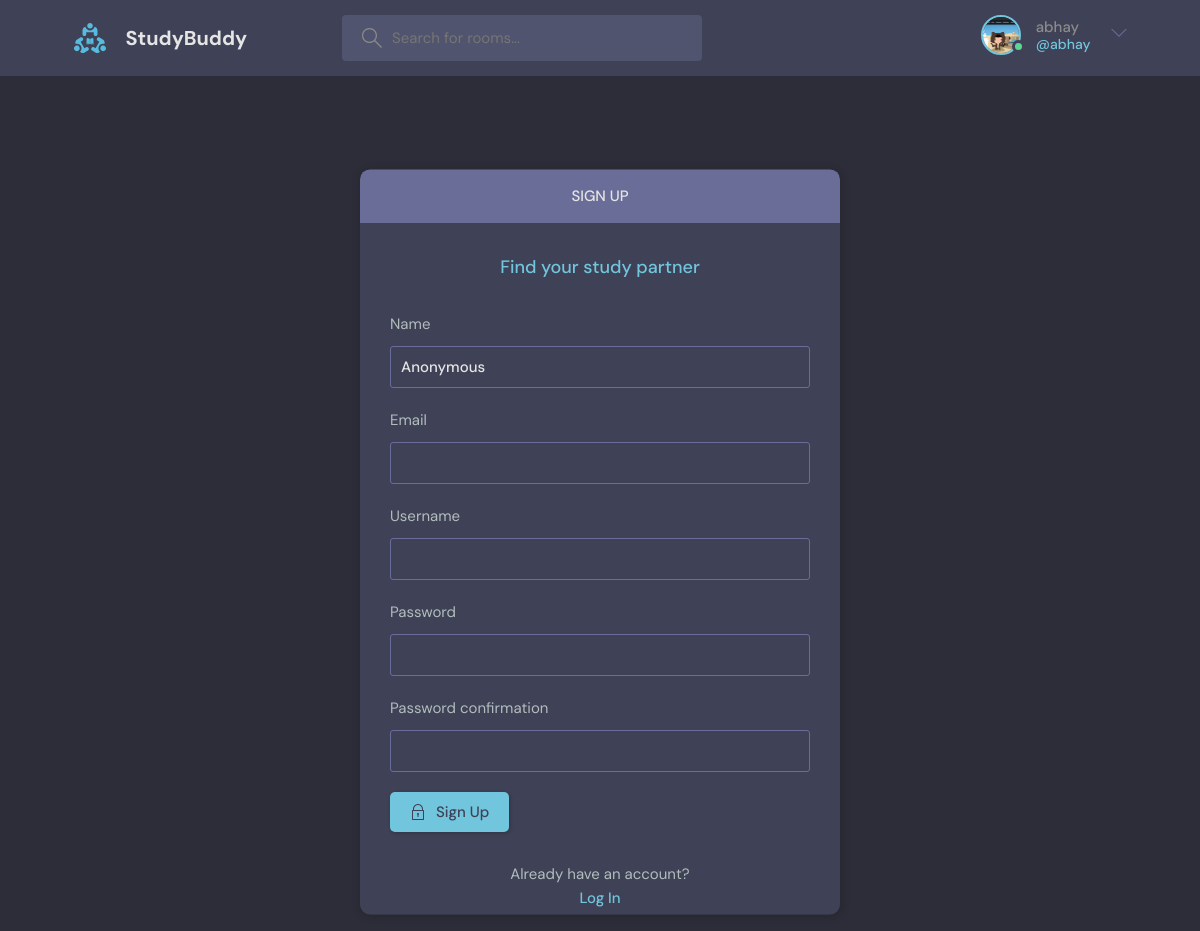
Page /register/ (signed in) on the committed database.
### base/models.py (models this page shows)
class User(AbstractUser):
    name = models.CharField(
        max_length=200, default='Anonymous', null=True, blank=True)
    email = models.EmailField(max_length=200, unique=True, null=True)
    bio = models.TextField(default='No bio...', max_length=300, null=True)
    avatar = models.ImageField(null=True, default="avatar.svg")
    USERNAME_FIELD = 'email'
    REQUIRED_FIELDS = []
    pass

### base/views.py (the view, shortened to what this page needs)
# urls.py: path('register/', views.registerPage, name='register'),
def registerPage(request):
    form = MyUserCreationForm()
    return render(request, 'base/login_register.html', {'form': form, 'page': 'register'})

### base/forms.py
class MyUserCreationForm(UserCreationForm):
    class Meta:
        model = User
        fields = ['name', 'email', 'username',
                  'password1', 'password2']

### base/templates/base/login_register.html (shortened to what this page needs)
{%extends 'main.html'%} {%block content%} {%if page == 'login'%}
<main class="auth layout">
  <div class="container">
    <div class="layout__box">
      <div class="layout__boxHeader">
        <div class="layout__boxTitle">
          <h3>Login</h3>
        </div>
      </div>
      <div class="layout__body">
        <h2 class="auth__tagline">Find your study partner</h2>
        <form class="form" action="" method="POST">
          {%csrf_token%}
          <div class="form__group form__group">
            <label for="room_name">Email</label>
            <input
              id="username"
              name="email"
              type="text"
              placeholder="e.g. abhay_parashar"
            />
          </div>
          <div class="form__group">
            <label for="password">Password</label>
            <input
              id="password"
              name="password"
              type="password"
              placeholder="&bull;&bull;&bull;&bull;&bull;&bull;&bull;&bull;"
            />
          </div>
          <button class="btn btn--main" type="submit">
            <svg
              version="1.1"
              xmlns="http://www.w3.org/2000/svg"
              width="32"
              height="32"
              viewBox="0 0 32 32"
            >
              <title>lock</title>
              <path
                d="M27 12h-1v-2c0-5.514-4.486-10-10-10s-10 4.486-10 10v2h-1c-0.553 0-1 0.447-1 1v18c0 0.553 0.447 1 1 1h22c0.553 0 1-0.447 1-1v-18c0-0.553-0.447-1-1-1zM8 10c0-4.411 3.589-8 8-8s8 3.589 8 8v2h-16v-2zM26 30h-20v-16h20v16z"
              ></path>
              <path
                d="M15 21.694v4.306h2v-4.306c0.587-0.348 1-0.961 1-1.694 0-1.105-0.895-2-2-2s-2 0.895-2 2c0 0.732 0.413 1.345 1 1.694z"
              ></path>
            </svg>
            Login
          </button>
        </form>
        <div class="auth__action">
          <p>Haven't signed up yet?</p>
          <a href="{%url 'register' %}" class="btn btn--link">Sign Up</a>
        </div>
      </div>
    </div>
  </div>
</main>
{%else%}
<main class="auth layout">
  <div class="container">
    <div class="layout__box">
      <div class="layout__boxHeader">
        <div class="layout__boxTitle">
          <h3>Sign up</h3>
        </div>
      </div>
      <div class="layout__body">
        <h2 class="auth__tagline">Find your study partner</h2>
        {%for field in form%}
        <form class="form" action="" method="POST">
          <div class="form__group form__group">
            <label for="fullname">{{field.label}}</label>
            {{field}}
          </div>
          {%endfor%}
          <button class="btn btn--main" type="submit">
            Sign Up
          </button>
        </form>
        <div class="auth__action">
          <p>Already have an account?</p>
          <a href="{%url 'login' %}" class="btn btn--link">Log In</a>
        </div>
      </div>
    </div>
  </div>
</main>
{%endif%} {%endblock content%}

### templates/navbar.html (shortened to what this page needs)
{%load static%}
<header class="header header--loggedIn">
  <div class="container">
    <a href="{%url 'home'%}" class="header__logo">
      <img src="{% static 'images/logo.svg' %}" />
      <h1>StudyBuddy</h1>
    </a>
    <form class="header__search" method="GET" action="{%url 'home'%}">
      <label>
        <input name="q" placeholder="Search for rooms..." />
      </label>
    </form>
    <nav class="header__menu">
      {%if request.user.is_authenticated%}
      <div class="header__user">
        <a href="{%url 'user-profile' user.id%}">
          <div class="avatar avatar--medium active">
            <img src="{{request.user.avatar.url}}" />
          </div>
          <p>
            {{request.user.username}} <span>@{{request.user.username}}</span>
          </p>
        </a>
        <button class="dropdown-button">
          <svg
            version="1.1"
            xmlns="http://www.w3.org/2000/svg"
            width="32"
            height="32"
            viewBox="0 0 32 32"
          >
            <title>chevron-down</title>
            <path d="M16 21l-13-13h-3l16 16 16-16h-3l-13 13z"></path>
          </svg>
        </button>
      </div>
      {%else%}
      <a href="{%url 'login'%}">
        <img src="{% static 'images/avatar.svg' %}" />
        <p>Login</p>
      </a>
      {%endif%}
    </nav>
  </div>
</header>

### rows in the picture
User: user.avatar (picture), user.username "abhay"

### other values in the picture
{{ field.label }} "Name" "Email" "Username" "Password" "Password confirmation"
